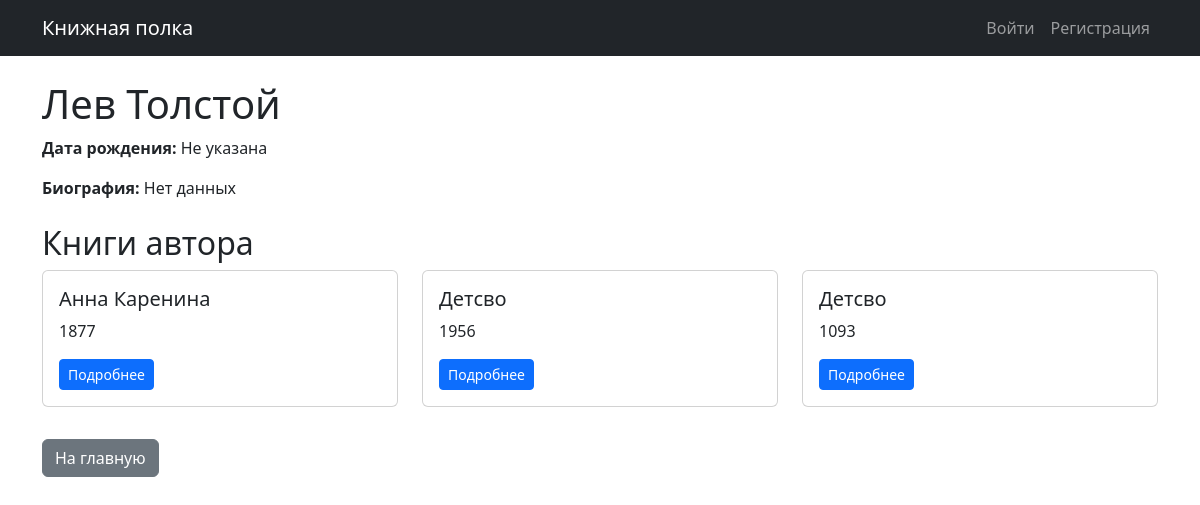
The app's page /author/4/ with its own data.
### books/models.py (models this page shows, shortened)
class Author(models.Model):
    name = models.CharField(max_length=100)
    bio = models.TextField(blank=True)
    birth_date = models.DateField(null=True, blank=True)

class Book(models.Model):
    title = models.CharField(max_length=200)
    author = models.ForeignKey(Author, on_delete=models.CASCADE, related_name='books')
    genres = models.ManyToManyField(Genre, related_name='books')
    description = models.TextField()
    publication_year = models.IntegerField(null=True, blank=True)
    cover = models.ImageField(upload_to='covers/', blank=True, null=True)
    added_at = models.DateTimeField(auto_now_add=True)
    read_link = models.URLField(max_length=500, blank=True, null=True)  # если добавили ранее

### books/views.py (the view)
# urls.py: path('author/<int:pk>/', views.AuthorDetailView.as_view(), name='author_detail'),
class AuthorDetailView(DetailView):
    model = Author
    template_name = 'books/author_detail.html'
    context_object_name = 'author'

### templates/books/author_detail.html (shortened to what this page needs)
{% extends 'base.html' %}
{% block content %}
<h1>{{ author.name }}</h1>
<p><strong>Дата рождения:</strong> {{ author.birth_date|default:"Не указана" }}</p>
<p><strong>Биография:</strong> {{ author.bio|default:"Нет данных" }}</p>
<h2 class="mt-4">Книги автора</h2>
<div class="row">
    {% for book in author.books.all %}
        <div class="col-md-4 mb-3">
            <div class="card">
                <div class="card-body">
                    <h5 class="card-title">{{ book.title }}</h5>
                    <p class="card-text">{{ book.publication_year|default:"год не указан" }}</p>
                    <a href="{% url 'book_detail' book.id %}" class="btn btn-sm btn-primary">Подробнее</a>
                </div>
            </div>
        </div>
    {% empty %}
        <p>У этого автора пока нет книг.</p>
    {% endfor %}
</div>
<a href="{% url 'book_list' %}" class="btn btn-secondary mt-3">На главную</a>
{% endblock %}

### records on screen
Author: name "Лев Толстой", birth_date "Не указана", bio "Нет данных"
Book: title "Анна Каренина", publication_year "1877"
Book: title "Детсво", publication_year "1956"
Book: title "Детсво", publication_year "1093"
